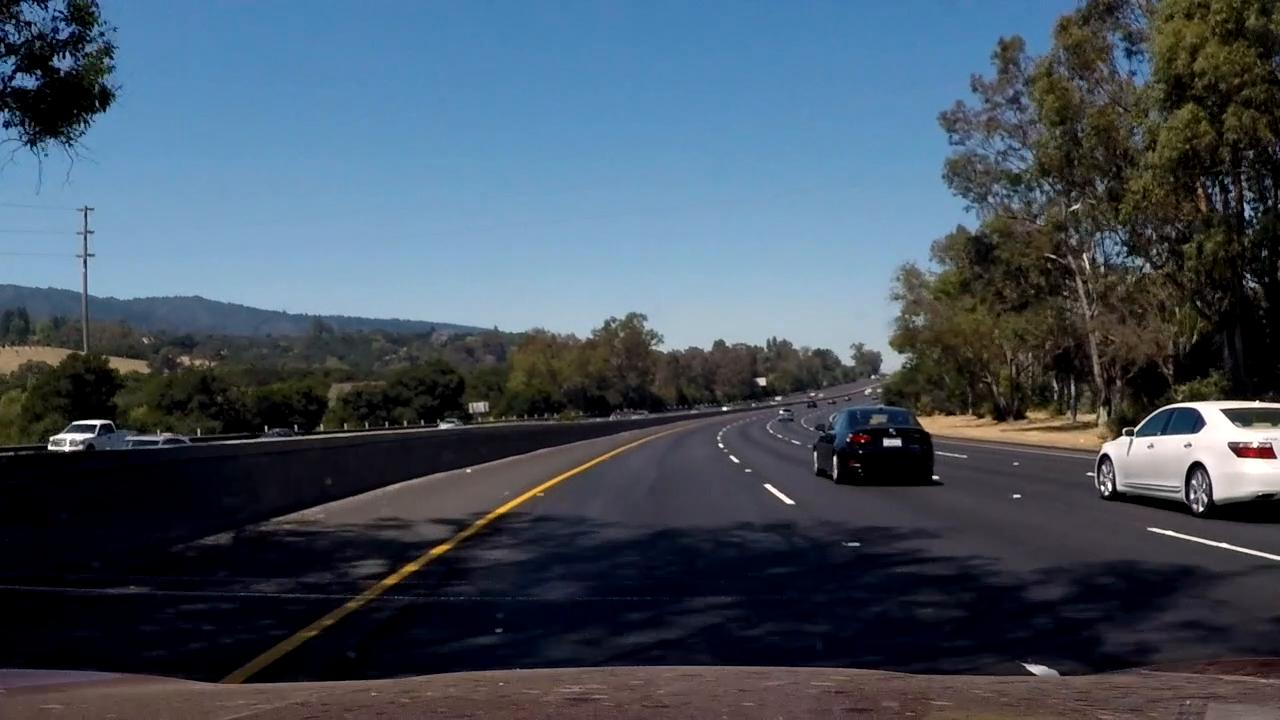
#> input picture Way-to-P1/extra63.jpg, 1280 x 720 px
$ jupyter execute FindingLaneLines.ipynb   (shell and % lines are left out)
#> lines starting #> are read from the running program, lines starting #| are printed output that depends on the picture; after the words box and inside, x2 and y2 are one past the last pixel; in counts of white or black regions, pixels touching at a corner belong together
# 1

[cell 1]
import matplotlib.pyplot as plt
import matplotlib.image as mpimg
import numpy as np
import cv2

# Read in the image
#image = mpimg.imread('test.jpg')
image = mpimg.imread('extra63.jpg')
#> image is the input picture: shape (720, 1280, 3); mean R, G, B 67.3, 80.1, 93.9

# Grab the x and y size and make a copy of the image
ysize = image.shape[0]
#> ysize = 720
xsize = image.shape[1]
#> xsize = 1280
color_select = np.copy(image)

# Define color selection criteria
###### MODIFY THESE VARIABLES TO MAKE YOUR COLOR SELECTION
red_threshold = 200
green_threshold = 200
blue_threshold = 200
######

rgb_threshold = [red_threshold, green_threshold, blue_threshold]

# Do a boolean or with the "|" character to identify
# pixels below the thresholds
thresholds = (image[:,:,0] < rgb_threshold[0]) \
            | (image[:,:,1] < rgb_threshold[1]) \
            | (image[:,:,2] < rgb_threshold[2])
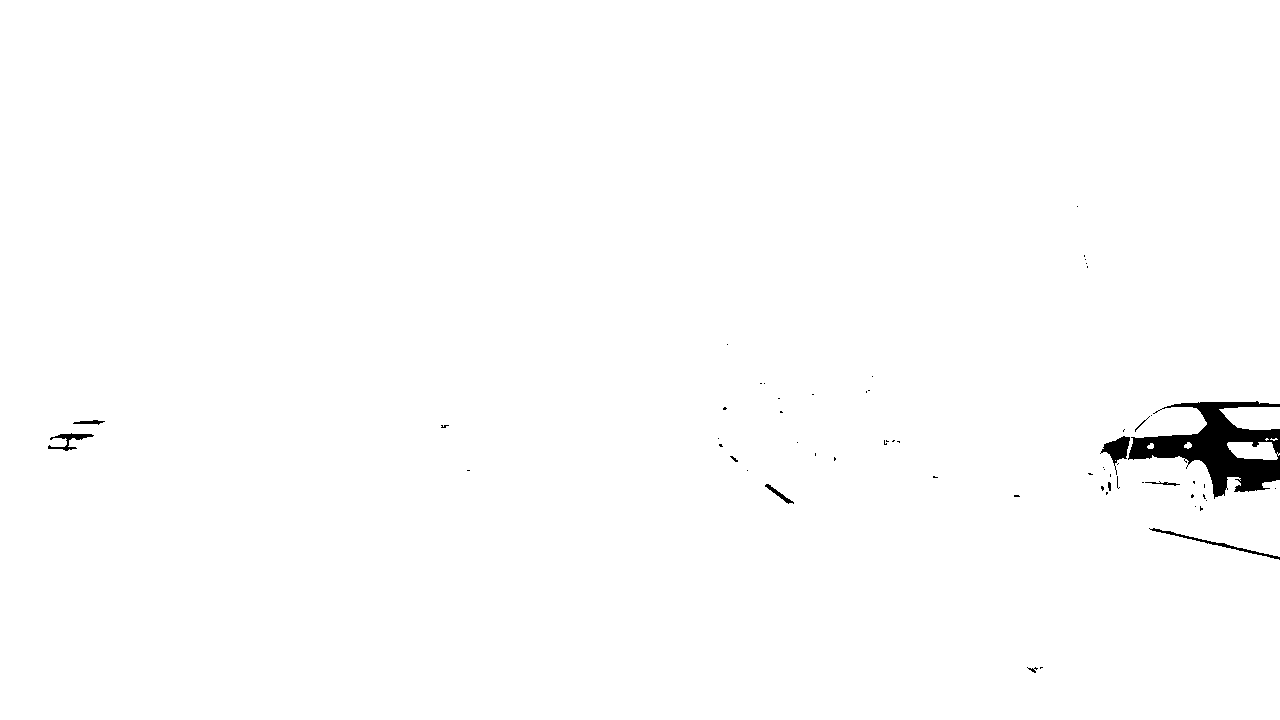
#> thresholds: shape (720, 1280) bool; 99.1% white; 60 black regions (49 under 20 px), largest, box (x1, y1, x2, y2) and area: (1128, 401, 1280, 499) 6221, (1100, 436, 1130, 475) 457, (1149, 528, 1280, 560) 345

thresholds = (image[:,:,0] >60) & (image[:,:,1] > 60) & (image[:,:,2] < 50) #\
#> thresholds: shape (720, 1280) bool; 1.5% white; 1286 white regions (1200 under 20 px), largest, box (x1, y1, x2, y2) and area: (1156, 0, 1244, 72) 2078, (931, 268, 994, 334) 1202, (506, 337, 546, 389) 886
            # | (image[:,:,0] >200) & (image[:,:,1] > 200) & (image[:,:,2] > 200)

image_HLS = cv2.cvtColor(image, cv2.COLOR_RGB2HLS)
#> image_HLS: shape (720, 1280, 3); mean of channels 0, 1, 2 85.5, 80.5, 97.7
mask = (image_HLS[:,:,0] > 0) & (image_HLS[:,:,0] < 30) & (image_HLS[:,:,2] > 80)
#> mask: shape (720, 1280) bool; 6% white; 951 white regions (813 under 20 px), largest, box (x1, y1, x2, y2) and area: (1107, 0, 1280, 229) 14339, (918, 237, 1129, 453) 11417, (368, 453, 608, 597) 2656
mask |= (image_HLS[:,:,1] > 190)
#> mask: shape (720, 1280) bool; 6.7% white; 1107 white regions (961 under 20 px), largest, box (x1, y1, x2, y2) and area: (918, 237, 1280, 499) 19821, (1107, 0, 1280, 229) 14339, (368, 453, 608, 597) 2656

color_select[mask] = [250,0,0]
#> color_select: shape (720, 1280, 3); 6.69% of pixels changed, all inside (x1, y1, x2, y2) = (0, 0, 1280, 720)
#image_HLS[thresholds] = [250,0,0]

plt.imshow(color_select)
#plt.imshow(image_HLS)

# Display the image
#plt.imshow(color_select)

# Uncomment the following code if you are running the code locally and wish to save the image
#mpimg.imsave("test-after.jpg", color_select)

# 2

[cell 2]
# Read in the image and print some stats
#image = mpimg.imread('test.jpg')
image = mpimg.imread('extra.jpg')
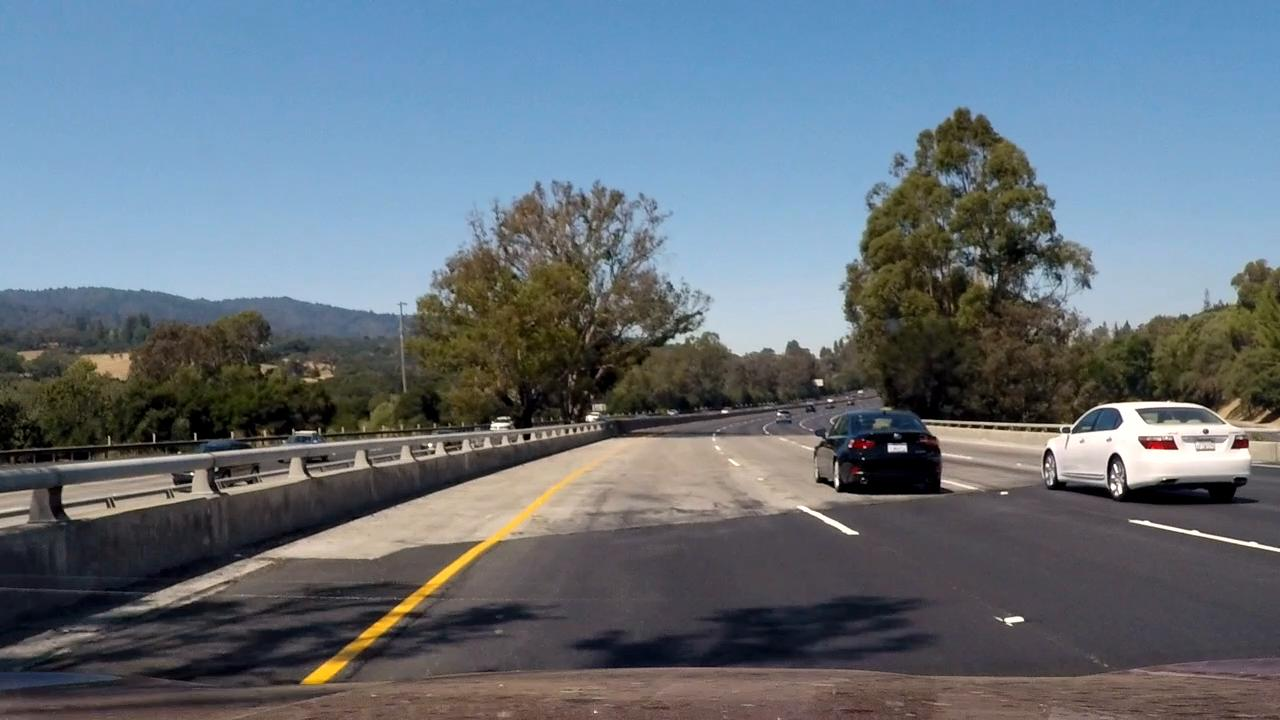
#> input picture Way-to-P1/extra.jpg, 1280 x 720 px
#> image is the input picture: shape (720, 1280, 3); mean R, G, B 101, 112.3, 122.4
print('This image is: ', type(image),
         'with dimesions:', image.shape)
#| This image is:  <class 'numpy.ndarray'> with dimesions: (720, 1280, 3)

# Pull out the x and y sizes and make a copy of the image
ysize = image.shape[0]
xsize = image.shape[1]
region_select = np.copy(image)

# Define a triangle region of interest
# Keep in mind the origin (x=0, y=0) is in the upper left in image processing
# Note: if you run this code, you'll find these are not sensible values!!
# But you'll get a chance to play with them soon in a quiz
left_bottom = [0, ysize]
#> left_bottom = [0, 720]
right_bottom = [xsize, ysize]
#> right_bottom = [1280, 720]
apex = [xsize/2, ysize * 0.6]
#> apex = [640, 432]

# Fit lines (y=Ax+B) to identify the  3 sided region of interest
# np.polyfit() returns the coefficients [A, B] of the fit
fit_left = np.polyfit((left_bottom[0], apex[0]), (left_bottom[1], apex[1]), 1)
#> fit_left = [-0.45, 720]
fit_right = np.polyfit((right_bottom[0], apex[0]), (right_bottom[1], apex[1]), 1)
#> fit_right = [0.45, 144]
fit_bottom = np.polyfit((left_bottom[0], right_bottom[0]), (left_bottom[1], right_bottom[1]), 1)
#> fit_bottom = [-6.84e-17, 720]

# Find the region inside the lines
XX, YY = np.meshgrid(np.arange(0, xsize), np.arange(0, ysize))
region_thresholds = (YY > (XX*fit_left[0] + fit_left[1])) & \
                    (YY > (XX*fit_right[0] + fit_right[1])) & \
                    (YY < (XX*fit_bottom[0] + fit_bottom[1]))

# Color pixels red which are inside the region of interest
region_select[region_thresholds] = [255, 0, 0]
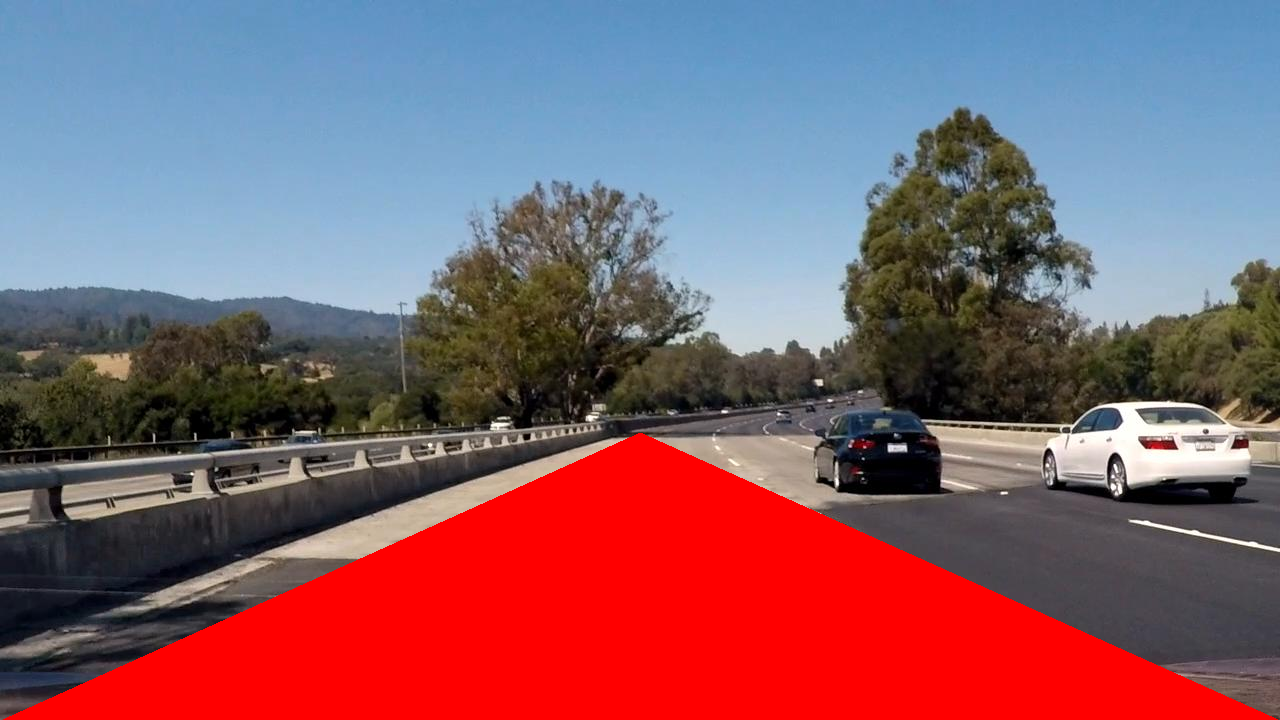
#> region_select: shape (720, 1280, 3); 19.93% of pixels changed, all inside (x1, y1, x2, y2) = (3, 433, 1278, 720)

# Display the image
plt.imshow(region_select)

[cell 3]
# Read in the image
#image = mpimg.imread('test.jpg')
image = mpimg.imread('extra.jpg')

# Grab the x and y sizes and make two copies of the image
# With one copy we'll extract only the pixels that meet our selection,
# then we'll paint those pixels red in the original image to see our selection
# overlaid on the original.
ysize = image.shape[0]
xsize = image.shape[1]
color_select= np.copy(image)
line_image = np.copy(image)

# Define our color criteria
red_threshold = 200
green_threshold = 200
blue_threshold = 200
rgb_threshold = [red_threshold, green_threshold, blue_threshold]

# Define a triangle region of interest (Note: if you run this code,
# Keep in mind the origin (x=0, y=0) is in the upper left in image processing
# you'll find these are not sensible values!!
# But you'll get a chance to play with them soon in a quiz ;)
left_bottom = [0, ysize]
right_bottom = [xsize, ysize]
apex = [xsize/2, ysize * 0.6]

fit_left = np.polyfit((left_bottom[0], apex[0]), (left_bottom[1], apex[1]), 1)
fit_right = np.polyfit((right_bottom[0], apex[0]), (right_bottom[1], apex[1]), 1)
fit_bottom = np.polyfit((left_bottom[0], right_bottom[0]), (left_bottom[1], right_bottom[1]), 1)

# Mask pixels below the threshold
color_thresholds = (image[:,:,0] < rgb_threshold[0]) | \
                    (image[:,:,1] < rgb_threshold[1]) | \
                    (image[:,:,2] < rgb_threshold[2])
#> color_thresholds: shape (720, 1280) bool; 98.9% white; 131 black regions (113 under 20 px), largest, box (x1, y1, x2, y2) and area: (1044, 401, 1251, 484) 7494, (719, 332, 787, 356) 682, (1130, 520, 1280, 552) 460

# Find the region inside the lines
XX, YY = np.meshgrid(np.arange(0, xsize), np.arange(0, ysize))
region_thresholds = (YY > (XX*fit_left[0] + fit_left[1])) & \
                    (YY > (XX*fit_right[0] + fit_right[1])) & \
                    (YY < (XX*fit_bottom[0] + fit_bottom[1]))
# Mask color selection
color_select[color_thresholds] = [0,0,0]
# Find where image is both colored right and in the region
line_image[~color_thresholds & region_thresholds] = [255,0,0]
#> line_image: shape (720, 1280, 3); 0.04% of pixels changed, all inside (x1, y1, x2, y2) = (594, 505, 1024, 713)

# Display our two output images
plt.imshow(color_select)
plt.imshow(line_image)

# 3

[cell 4]
#doing all the relevant imports
import matplotlib.pyplot as plt
import matplotlib.image as mpimg
import numpy as np
import cv2

[cell 5]
# Read in the image and convert to grayscale
#image = mpimg.imread('exit-ramp.jpg')
image = mpimg.imread('test.jpg')
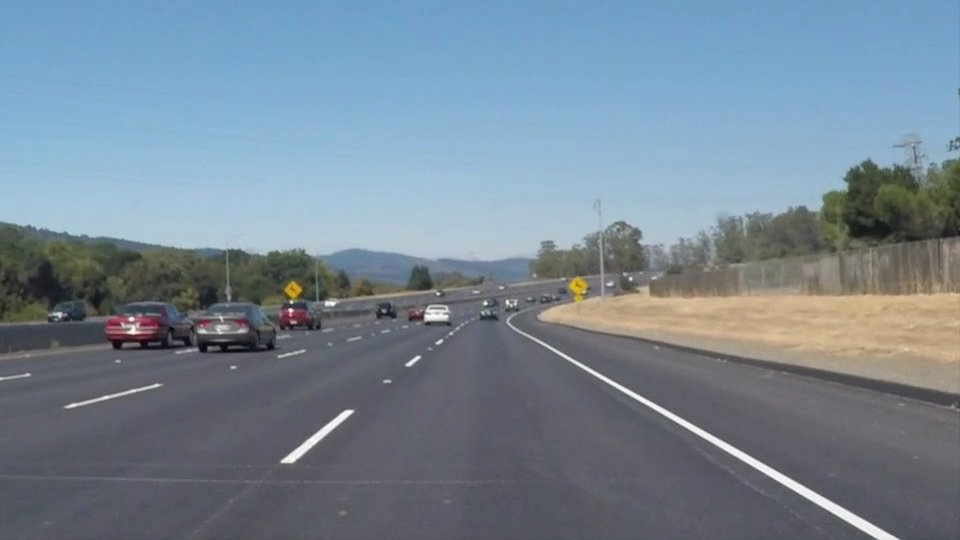
#> input picture Way-to-P1/test.jpg, 960 x 540 px
#> image is the input picture: shape (540, 960, 3); mean R, G, B 118.5, 134.5, 148.1
_ = plt.imshow(image)

[cell 6]
image_HLS = cv2.cvtColor(image, cv2.COLOR_RGB2HLS)
#> image_HLS: shape (540, 960, 3); mean of channels 0, 1, 2 97.9, 133.5, 57.7
#mask = (image_HLS[:,:,0] > 0) & (image_HLS[:,:,0] < 30) & (image_HLS[:,:,2] > 160)
mask = (image_HLS[:,:,1] > 170)
#> mask: shape (540, 960) bool; 26.2% white; 119 white regions (87 under 20 px), largest, box (x1, y1, x2, y2) and area: (0, 87, 959, 261) 123370, (616, 287, 960, 318) 3473, (507, 318, 899, 540) 2662

image_mask = np.copy(image)
image_mask[~mask] = [0,0,0]

_ = plt.imshow(image_mask)

[cell 7]
gray = cv2.cvtColor(image_mask, cv2.COLOR_RGB2GRAY)
_ = plt.imshow(gray, cmap='gray')

[cell 8]
# Define a kernel size for Gaussian smoothing / blurring
# Note: this step is optional as cv2.Canny() applies a 5x5 Gaussian internally
kernel_size = 1
blur_gray = cv2.GaussianBlur(gray,(kernel_size, kernel_size), 0)
_ = plt.imshow(blur_gray, cmap='gray')

[cell 9]
# Define parameters for Canny and run it
# NOTE: if you try running this code you might want to change these!
low_threshold = 83
high_threshold = 249
edges = cv2.Canny(blur_gray, low_threshold, high_threshold)
#> edges: shape (540, 960); 1.7% white in thin lines or dots, all inside (x1, y1, x2, y2) = (0, 86, 960, 540)

# Display the image
_ = plt.imshow(edges, cmap='Greys_r')

# 4

[cell 10]
import matplotlib.pyplot as plt
import matplotlib.image as mpimg
import numpy as np
import cv2

# Read in and grayscale the image
#image = mpimg.imread('exit-ramp.jpg')
image = mpimg.imread('extra.jpg')
gray = cv2.cvtColor(image,cv2.COLOR_RGB2GRAY)
#> gray: shape (720, 1280)

[cell 11]
# Define a kernel size and apply Gaussian smoothing
kernel_size = 1
blur_gray = cv2.GaussianBlur(gray,(kernel_size, kernel_size),0)
_ = plt.imshow(blur_gray, cmap='gray')

[cell 12]
# Define our parameters for Canny and apply
low_threshold = 83
high_threshold = 249
edges = cv2.Canny(blur_gray, low_threshold, high_threshold)
#> edges: shape (720, 1280); 4.1% white in thin lines or dots, all inside (x1, y1, x2, y2) = (0, 107, 1280, 720)

_ = plt.imshow(edges, cmap='Greys_r')

[cell 13]
# Next we'll create a masked edges image using cv2.fillPoly()
mask = np.zeros_like(edges)
ignore_mask_color = 255

# This time we are defining a four sided polygon to mask
imshape = image.shape
vertices = np.array([[(0,imshape[0]),(imshape[1]/2-40, imshape[0]*0.6), (imshape[1]/2+40, imshape[0]*0.6), (imshape[1],imshape[0])]], dtype=np.int32)
cv2.fillPoly(mask, vertices, ignore_mask_color)
#> mask: shape (720, 1280); 21.3% white; 1 white region, box (x1, y1, x2, y2) and area: (2, 432, 1279, 720) 195863
masked_edges = cv2.bitwise_and(edges, mask)
#> masked_edges: shape (720, 1280); 0.47% white in thin lines or dots, all inside (x1, y1, x2, y2) = (145, 432, 1279, 720)

_ = plt.imshow(masked_edges, cmap='Greys_r')

[cell 14]
# Make a blank the same size as our image to draw on
line_image = np.copy(image)*0 # creating a blank to draw lines on
#> line_image: shape (720, 1280, 3); every value is 0
_ = plt.imshow(line_image)

[cell 15]
# Define the Hough transform parameters
rho = 1 # distance resolution in pixels of the Hough grid
theta = np.pi/180 # angular resolution in radians of the Hough grid
threshold = 20     # minimum number of votes (intersections in Hough grid cell)
min_line_length = 40 #minimum number of pixels making up a line
max_line_gap = 20    # maximum gap in pixels between connectable line segments

# Run Hough on edge detected image
# Output "lines" is an array containing endpoints of detected line segments
lines = cv2.HoughLinesP(masked_edges, rho, theta, threshold, np.array([]),
                            min_line_length, max_line_gap)
#> lines = 37 rows, first 6: [302, 700, 481, 550], [510, 538, 732, 518], [297, 684, 481, 540], [930, 676, 1033, 676], [821, 669, 870, 670], [797, 507, 851, 534]

# Iterate over the output "lines" and draw lines on a blank image
for line in lines:
    for x1,y1,x2,y2 in line:
        slope = (y2-y1)/(x2-x1)
        if np.abs(slope) > 0.5:
            cv2.line(line_image,(x1,y1),(x2,y2),(255,0,0),3)
#> this loop made 37 passes
#> line on passes 1 to 12: [[302, 700, 481, 550]], [[510, 538, 732, 518]], [[297, 684, 481, 540]], [[930, 676, 1033, 676]], [[821, 669, 870, 670]], [[797, 507, 851, 534]], [[442, 674, 510, 671]], [[274, 685, 342, 682]], [[338, 683, 387, 681]], [[575, 669, 693, 667]], [[258, 596, 423, 599]], [[999, 677, 1083, 676]]
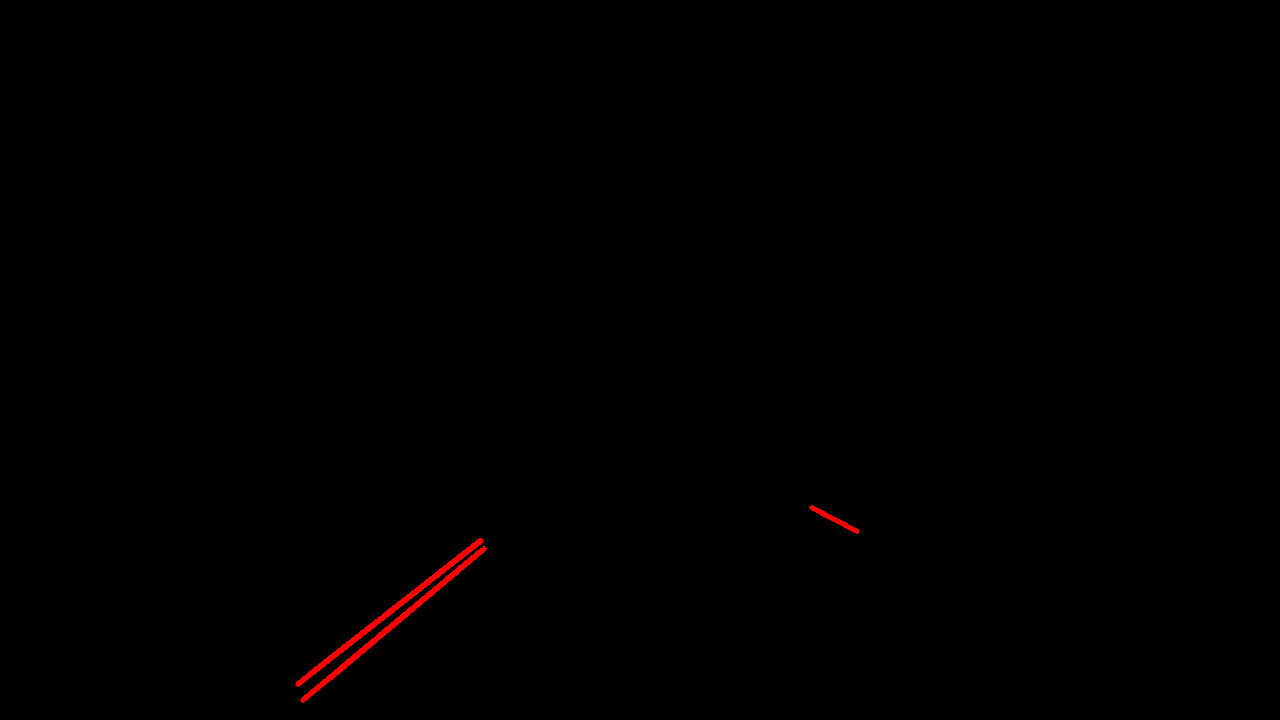
#> line_image: shape (720, 1280, 3); mean R, G, B 0.8, 0, 0

_ = plt.imshow(line_image)

[cell 16]
# Create a "color" binary image to combine with line image
color_edges = np.dstack((edges, edges, edges))
#> color_edges: shape (720, 1280, 3); mean of channels 0, 1, 2 10.5, 10.5, 10.5
_ = plt.imshow(color_edges)

[cell 17]
# Draw the lines on the edge image
lines_edges = cv2.addWeighted(color_edges, 0.8, line_image, 1, 0)
#> lines_edges: shape (720, 1280, 3); mean of channels 0, 1, 2 9.1, 8.4, 8.4
_ = plt.imshow(lines_edges)
